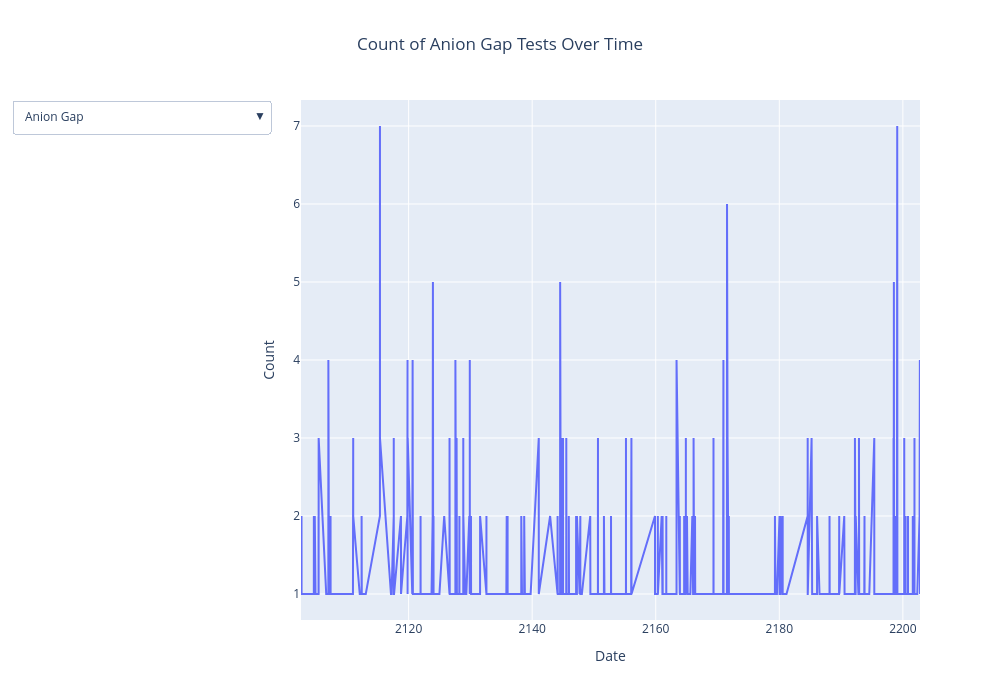

This figure's notebook cell:
### Markdown cell above
### Count of Lab Tests Over Time

### Code cell
import plotly.graph_objects as go
from plotly.subplots import make_subplots

# Merge datasets
merged_data = lab_events.merge(lab_items, on='itemid')

# Group by date and label, get counts
daily_counts = merged_data.groupby([merged_data['charttime'].dt.date, 'label']).size().reset_index()
daily_counts.columns = ['date', 'label', 'count']

# Create the figure with dropdown
fig = go.Figure()

# Add traces for each lab test
for test in daily_counts['label'].unique():
    test_data = daily_counts[daily_counts['label'] == test]
    fig.add_trace(
        go.Scatter(
            x=test_data['date'],
            y=test_data['count'],
            name=test,
            visible=False
        )
    )

# Make the first trace visible
fig.data[0].visible = True

# Create dropdown menu
buttons = []
for i, test in enumerate(daily_counts['label'].unique()):
    visibility = [False] * len(daily_counts['label'].unique())
    visibility[i] = True
    buttons.append(
        dict(
            label=test,
            method="update",
            args=[{"visible": visibility},
                  {"title": f"Count of {test} Tests Over Time"}]
        )
    )

# Update layout with dropdown menu
fig.update_layout(
    updatemenus=[
        dict(
            buttons=buttons,
            direction="down",
            showactive=True
        )
    ],
    title={
        'text': f"Count of {daily_counts['label'].iloc[0]} Tests Over Time",
        'x': 0.5,
    },
    xaxis_title="Date",
    yaxis_title="Count",
    height=700,
    width=1000
)

# Show the figure
fig.show()
